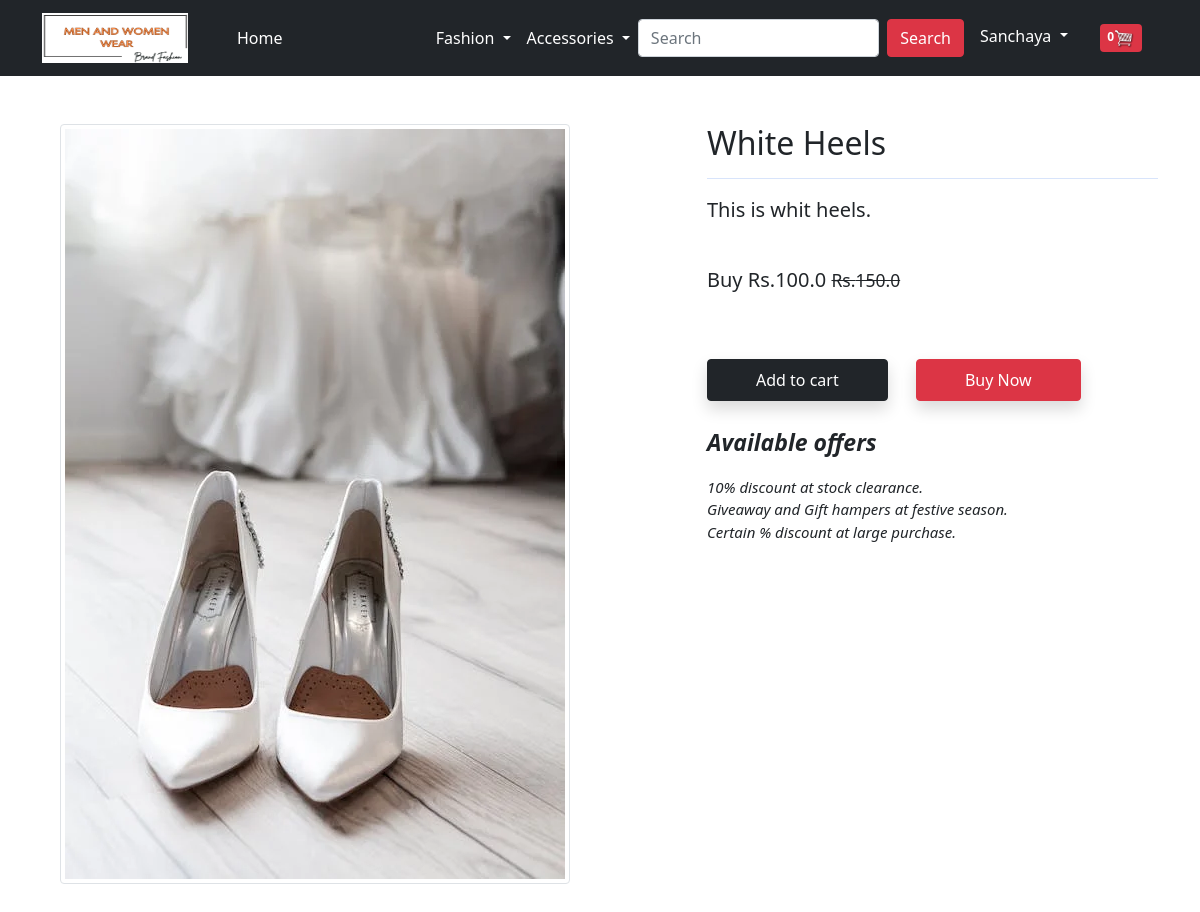
The page /product-detail/12 (signed in) on the database its author committed.
### app/models.py (models this page shows, shortened)
class Product(models.Model):
    title = models.CharField(max_length=100)
    price = models.FloatField()
    discounted_price = models.FloatField()
    description = models.TextField()
    category = models.CharField(choices = CATEGORY_CHOICES, max_length=2)
    product_image = models.ImageField(upload_to='productimg')

### app/views.py (the view)
# urls.py: path('product-detail/<int:pk>', views. ProductDetailView.as_view(), name='product-detail'),
class ProductDetailView (DetailView, FormView):
     def get(self, request, pk):
         totalitem = 0
         product = Product.objects.get(pk=pk)
         item_already_in_cart= False
         if request.user.is_authenticated:
          totalitem = len(Cart.objects.filter(user=request.user))
          item_already_in_cart= Cart.objects.filter(Q(product=product.id) & Q(user= request.user)).exists()
         return render(request, 'app/productdetail.html',{'product':product, 'item_already_in_cart':item_already_in_cart, 'totalitem':totalitem})

### app/templates/app/productdetail.html (shortened to what this page needs)
{% extends 'app/base.html' %}
{% load static %}
{% block main-content %}
<div class="container my-5" >
 <div class="row">
  <div class="col-sm-6 text-center align-self-center">
   <img src="{{product.product_image.url}}" alt="" class="img-fluid img-thumbnail">
  </div>
  <div class="col-sm-5 offset-sm-1">
   <h2>{{product.title}}</h2>
   <hr style="color: cornflowerblue;">
   <p style="font-size: 20px;">{{product.description }}</p> <br>
   <p style="font-size: 20px;">Buy Rs.{{product.discounted_price}} <small class="fw-light text-decoration-line-through">Rs.{{product.price}}</small>
   </p>
   <br>
   <br>
   {% if  request.user.is_authenticated %}
       {% if item_already_in_cart %}
     <a href="{% url 'showcart'%}" class="btn btn-warning shadow px-5 py-2 ms-4">Go to Cart</a>
       {% else %}
    <form action = "/add-to-cart" class="d-inline">
    <button type="submit" class ="btn btn-dark shadow px-5 py-2">Add to cart</button>
   {% endif %}
   {% endif %}
  <a href="{% url 'checkout' %}" class="btn btn-danger shadow px-5 py-2 ms-4">Buy Now</a><br><br>
  <p style="font-size: 23px;"><i><b>Available offers</b></i></p>
    <p style="font-size: 15px;"><i>10% discount at stock clearance.<br>Giveaway and Gift hampers at festive season.<br>Certain % discount at large purchase.</i></p>
  </div>
  </div>
 </div>
{% endblock main-content %}

### app/templates/app/base.html (shortened to what this page needs)
<!doctype html>
{% load static %}
<html lang="en">
  <head>
    <link href="https://cdn.jsdelivr.net/npm/bootstrap@5.0.0-beta1/dist/css/bootstrap.min.css" rel="stylesheet">
    <link rel="stylesheet" href="{% static 'app/css/owl.carousel.min.css' %}">
    <link rel="stylesheet" href="{% static 'app/css/all.min.css' %}">
    <link rel="stylesheet" href="{% static 'app/css/style.css' %}">
  </head>
  <body>
    <nav class="navbar navbar-expand-lg navbar-dark bg-dark">
     <div class="container">
       <a class="navbar-brand" href="/"><img src="{%static 'app/images/EcommerceLogo.png' %}" height="50px" width="146px"></a>
       <div class="collapse navbar-collapse" id="navbarSupportedContent">
         <ul class="navbar-nav me-auto mb-2 mb-lg-0">
           <li class="nav-item">
             <a class="nav-link active" aria-current="page" href="/">Home</a>
           </li>
           <li class="nav-item dropdown">
           <li class="nav-item dropdown">
           <li class="nav-item dropdown">
             <a class="nav-link dropdown-toggle text-white" href="#" id="fashionDropdown" role="button" data-bs-toggle="dropdown" aria-expanded="false">
               Fashion
             </a>
           </li>
         </ul>
         <ul class="navbar-nav me-auto mb-2 mb-lg-0">
          <li class="nav-item dropdown">
          <a class="nav-link dropdown-toggle text-white" href="#" id="fashionDropdown" role="button" data-bs-toggle="dropdown" aria-expanded="false">
            Accessories
          </a>
        </li>
      </ul>
      <form  action="/search" method="GET" class="d-flex">
        <input class="form-control me-2" name="keyword" type="search" placeholder="Search" required aria-label="Search">
        <button class="btn btn-danger" type="submit">Search</button>
      </form>
         <div>
          <ul class="navbar-nav me-auto mb-2 mb-lg-0">
             {% if request.user.is_authenticated %}
           <li class="nav-item dropdown mx-2">
              <a class="nav-link dropdown-toggle text-white" href="#" id="profileDropdown" role="button" data-bs-toggle="dropdown" aria-expanded="false">
                {{request.user.username|capfirst}}
              </a>
               <li class="nav-item mx-2">
              <a href="{% url 'showcart' %}" class="nav-link text-white"><span class="badge bg-danger">{{totalitem}}<img src="{%static 'app/images/cart.png' %}" height="20px" width="20px"> </a>
             </li>
           {% endif %}
          </ul>
         </div>
       </div>
     </div>
    </nav>
    {% block main-content %} {% endblock main-content %}
  </body>
</html>

### rows shown on the page
Product: product_image (picture), title "White Heels", description "This is whit heels.", discounted_price "100.0", price "150.0"

### other values the page prints
{{ request.user.username|capfirst }} "Sanchaya"
{{ totalitem }} "0"
